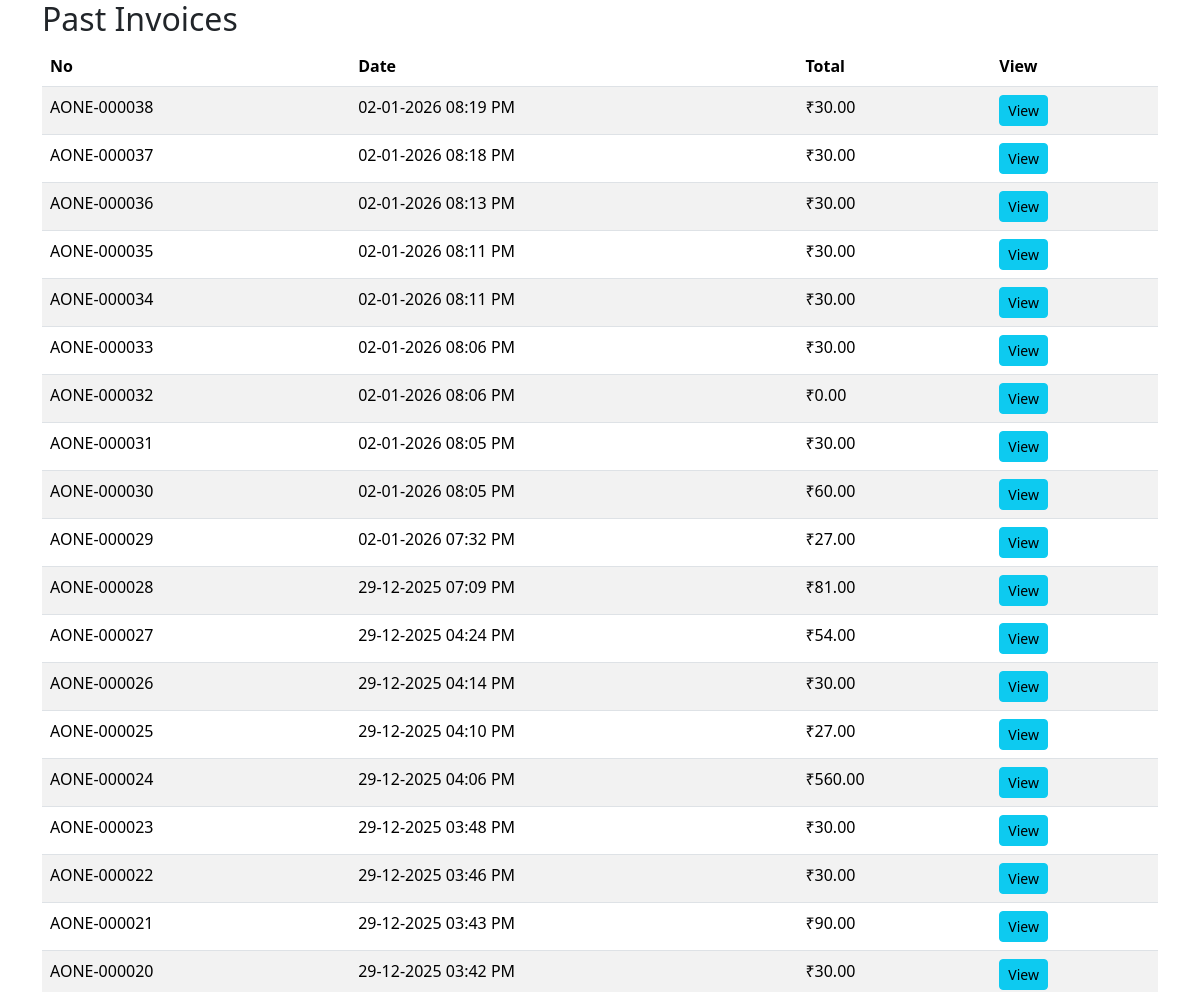
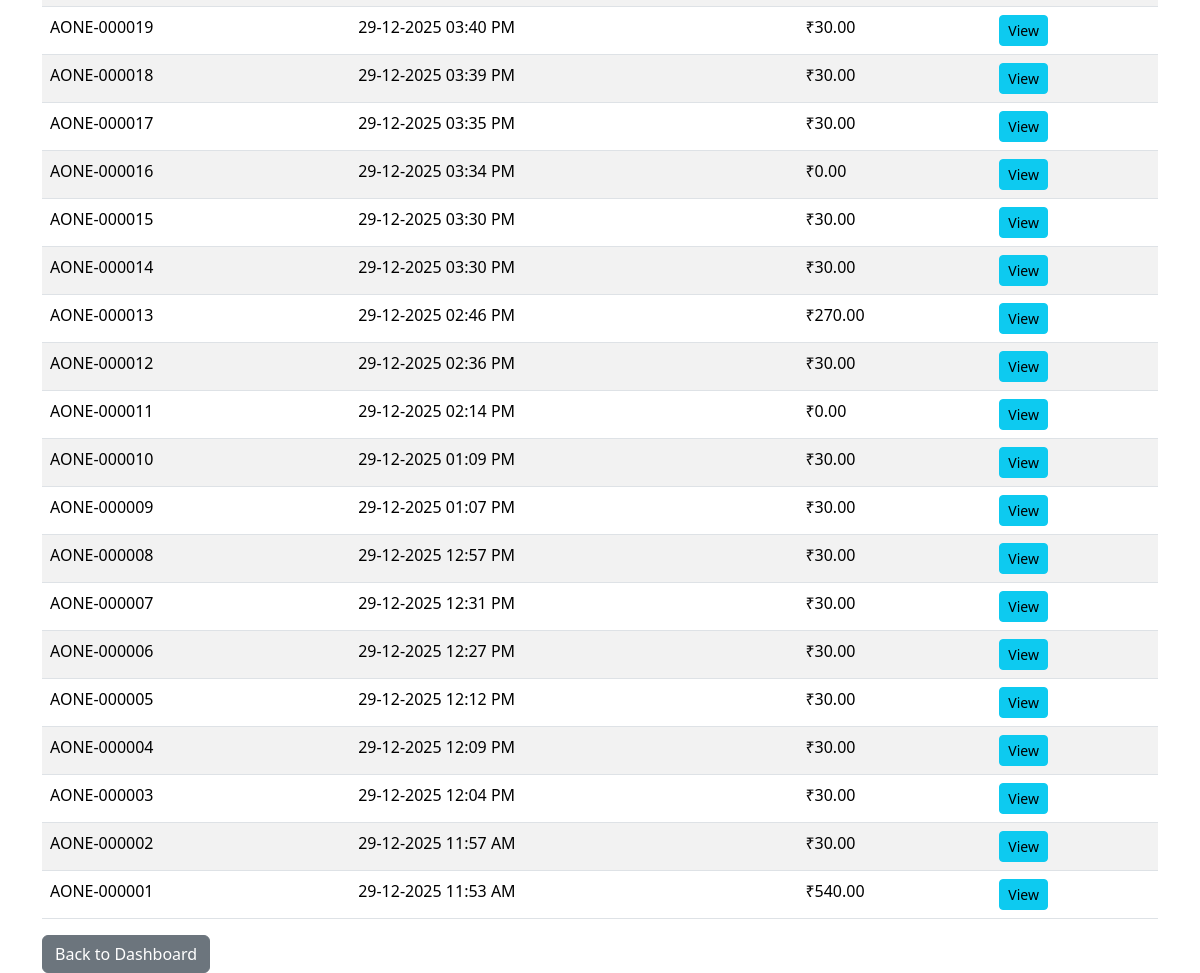
The page /invoices (signed in) on the database its author committed (2 pictures, top to bottom).
### tables this page shows
CREATE TABLE invoices (
        id INTEGER PRIMARY KEY AUTOINCREMENT,
        date TEXT,
        subtotal REAL,
        discount REAL,
        total REAL,
        invoice_no TEXT
    , customer_name TEXT);

### app.py (the view)
    def wrap(*args, **kwargs):
        if "user" not in session:
            return redirect(url_for("login"))
        return f(*args, **kwargs)

### app.py (called while the page is built)
def get_db():
    con = sqlite3.connect(DB)
    con.row_factory = sqlite3.Row
    return con

def login_required(f):
    def wrap(*args, **kwargs):
        if "user" not in session:
            return redirect(url_for("login"))
        return f(*args, **kwargs)
    wrap.__name__ = f.__name__
    return wrap

@app.route("/invoices")
@login_required
def invoices():
    con = get_db()
    invs = con.execute("SELECT * FROM invoices ORDER BY id DESC").fetchall()
    con.close()
    return render_template("invoices.html", invs=invs, shop=SHOP)

### templates/invoices.html (shortened to what this page needs)
<!DOCTYPE html>
<html>
<head>
    <link href="https://cdn.jsdelivr.net/npm/bootstrap@5.3.3/dist/css/bootstrap.min.css" rel="stylesheet">
</head>
<body class="container">
    <h2>Past Invoices</h2>
    <table class="table table-striped">
        <thead>
            <tr><th>No</th><th>Date</th><th>Total</th><th>View</th></tr>
        </thead>
        <tbody>
            {% for i in invs %}
            <tr>
                <td>{{ i.invoice_no }}</td>
                <td>{{ i.date }}</td>
                <td>₹{{ "%.2f"|format(i.total) }}</td>
                <td><a href="/invoice/{{ i.id }}" class="btn btn-info btn-sm">View</a></td>
            </tr>
            {% endfor %}
        </tbody>
    </table>
    <a href="/" class="btn btn-secondary">Back to Dashboard</a>
</body>
</html>

### rows shown on the page
invoices: invoice_no "AONE-000038", date "02-01-2026 08:19 PM", total "30.00"
invoices: invoice_no "AONE-000037", date "02-01-2026 08:18 PM", total "30.00"
invoices: invoice_no "AONE-000036", date "02-01-2026 08:13 PM", total "30.00"
invoices: invoice_no "AONE-000035", date "02-01-2026 08:11 PM", total "30.00"
invoices: invoice_no "AONE-000034", date "02-01-2026 08:11 PM", total "30.00"
invoices: invoice_no "AONE-000033", date "02-01-2026 08:06 PM", total "30.00"
invoices: invoice_no "AONE-000032", date "02-01-2026 08:06 PM", total "0.00"
invoices: invoice_no "AONE-000031", date "02-01-2026 08:05 PM", total "30.00"
invoices: invoice_no "AONE-000030", date "02-01-2026 08:05 PM", total "60.00"
invoices: invoice_no "AONE-000029", date "02-01-2026 07:32 PM", total "27.00"
invoices: invoice_no "AONE-000028", date "29-12-2025 07:09 PM", total "81.00"
invoices: invoice_no "AONE-000027", date "29-12-2025 04:24 PM", total "54.00"
invoices: invoice_no "AONE-000026", date "29-12-2025 04:14 PM", total "30.00"
invoices: invoice_no "AONE-000025", date "29-12-2025 04:10 PM", total "27.00"
invoices: invoice_no "AONE-000024", date "29-12-2025 04:06 PM", total "560.00"
invoices: invoice_no "AONE-000023", date "29-12-2025 03:48 PM", total "30.00"
invoices: invoice_no "AONE-000022", date "29-12-2025 03:46 PM", total "30.00"
invoices: invoice_no "AONE-000021", date "29-12-2025 03:43 PM", total "90.00"
invoices: invoice_no "AONE-000020", date "29-12-2025 03:42 PM", total "30.00"
invoices: invoice_no "AONE-000019", date "29-12-2025 03:40 PM", total "30.00"
invoices: invoice_no "AONE-000018", date "29-12-2025 03:39 PM", total "30.00"
invoices: invoice_no "AONE-000017", date "29-12-2025 03:35 PM", total "30.00"
invoices: invoice_no "AONE-000016", date "29-12-2025 03:34 PM", total "0.00"
invoices: invoice_no "AONE-000015", date "29-12-2025 03:30 PM", total "30.00"
invoices: invoice_no "AONE-000014", date "29-12-2025 03:30 PM", total "30.00"
invoices: invoice_no "AONE-000013", date "29-12-2025 02:46 PM", total "270.00"
invoices: invoice_no "AONE-000012", date "29-12-2025 02:36 PM", total "30.00"
invoices: invoice_no "AONE-000011", date "29-12-2025 02:14 PM", total "0.00"
invoices: invoice_no "AONE-000010", date "29-12-2025 01:09 PM", total "30.00"
invoices: invoice_no "AONE-000009", date "29-12-2025 01:07 PM", total "30.00"
invoices: invoice_no "AONE-000008", date "29-12-2025 12:57 PM", total "30.00"
invoices: invoice_no "AONE-000007", date "29-12-2025 12:31 PM", total "30.00"
invoices: invoice_no "AONE-000006", date "29-12-2025 12:27 PM", total "30.00"
invoices: invoice_no "AONE-000005", date "29-12-2025 12:12 PM", total "30.00"
invoices: invoice_no "AONE-000004", date "29-12-2025 12:09 PM", total "30.00"
invoices: invoice_no "AONE-000003", date "29-12-2025 12:04 PM", total "30.00"
invoices: invoice_no "AONE-000002", date "29-12-2025 11:57 AM", total "30.00"
invoices: invoice_no "AONE-000001", date "29-12-2025 11:53 AM", total "540.00"
